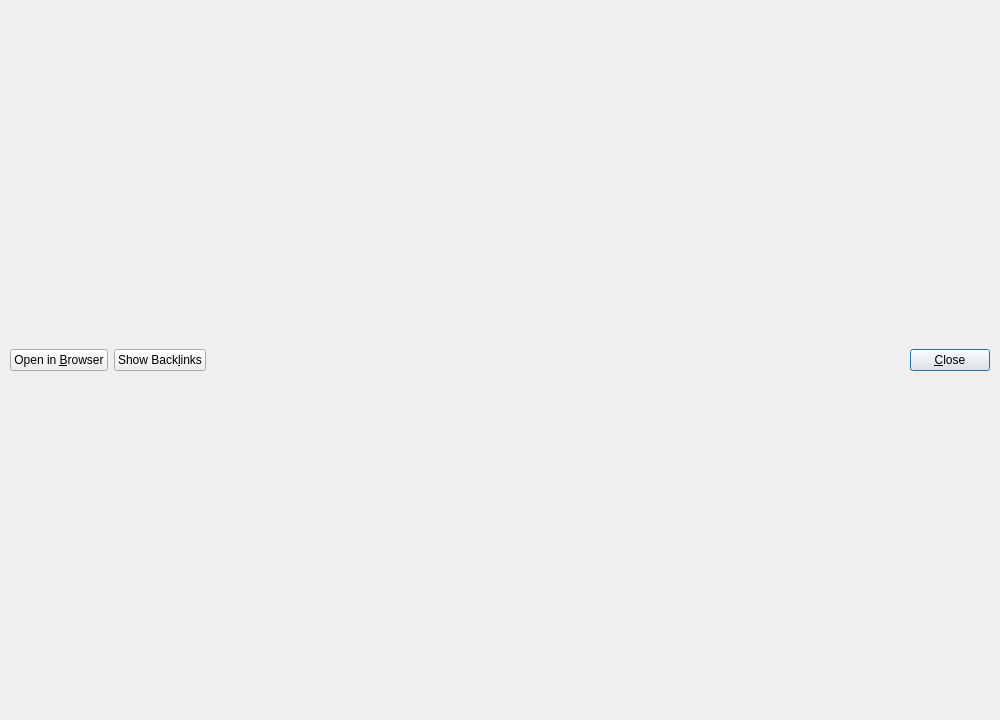
<?xml version="1.0" encoding="UTF-8"?>
<ui version="4.0">
 <class>Dialog</class>
 <widget class="QDialog" name="Dialog">
  <property name="geometry">
   <rect>
    <x>0</x>
    <y>0</y>
    <width>1000</width>
    <height>720</height>
   </rect>
  </property>
  <property name="windowTitle">
   <string>Internal References Previewer</string>
  </property>
  <layout class="QVBoxLayout" name="verticalLayout">
   <property name="margin">
    <number>0</number>
   </property>
   <item>
    <layout class="QHBoxLayout" name="horizontalLayout">
     <property name="margin">
      <number>10</number>
     </property>
     <item>
      <widget class="QPushButton" name="btnBrowse">
       <property name="toolTip">
        <string>Show card in Browser (Alt+B)</string>
       </property>
       <property name="text">
        <string>Open in &amp;Browser</string>
       </property>
       <property name="autoDefault">
        <bool>false</bool>
       </property>
      </widget>
     </item>
     <item>
      <widget class="QPushButton" name="btnBacklinks">
       <property name="toolTip">
        <string>Find notes linking to this card (Alt+L)</string>
       </property>
       <property name="text">
        <string>Show Back&amp;links</string>
       </property>
       <property name="autoDefault">
        <bool>false</bool>
       </property>
      </widget>
     </item>
     <item>
      <spacer name="horizontalSpacer">
       <property name="orientation">
        <enum>Qt::Horizontal</enum>
       </property>
       <property name="sizeHint" stdset="0">
        <size>
         <width>40</width>
         <height>20</height>
        </size>
       </property>
      </spacer>
     </item>
     <item>
      <widget class="QPushButton" name="btnClose">
       <property name="text">
        <string>&amp;Close</string>
       </property>
      </widget>
     </item>
    </layout>
   </item>
  </layout>
 </widget>
 <tabstops>
  <tabstop>btnBrowse</tabstop>
  <tabstop>btnBacklinks</tabstop>
  <tabstop>btnClose</tabstop>
 </tabstops>
 <resources/>
 <connections>
  <connection>
   <sender>btnClose</sender>
   <signal>pressed()</signal>
   <receiver>Dialog</receiver>
   <slot>accept()</slot>
   <hints>
    <hint type="sourcelabel">
     <x>966</x>
     <y>372</y>
    </hint>
    <hint type="destinationlabel">
     <x>999</x>
     <y>338</y>
    </hint>
   </hints>
  </connection>
 </connections>
</ui>
